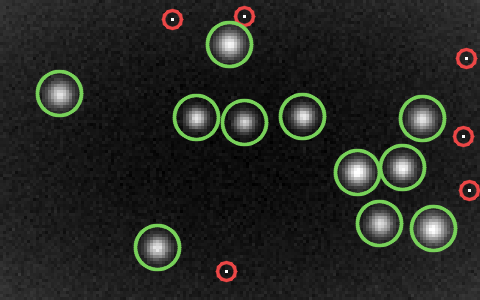
#> input picture private/solucoes/d1_resolvido.png, 480 x 300 px
$ python dia05_manual.py ../private/solucoes/d1_resolvido.png
#> lines starting #> are read from the running program, lines starting #| are printed output that depends on the picture; after the words box and inside, x2 and y2 are one past the last pixel; in counts of white or black regions, pixels touching at a corner belong together
# Dia 5 na mão: Pillow + NumPy. Máximos locais comparando cada pixel com os 8 vizinhos,
# e borrões por busca em largura.
# uso: python dia05_manual.py dia05.png
import sys
from collections import deque

import numpy as np
from PIL import Image

img = np.array(Image.open(sys.argv[1]).convert("L")).astype(float)
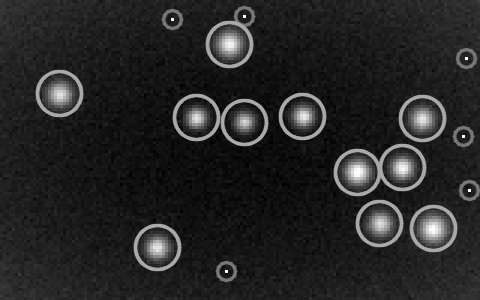
#> img: shape (300, 480) float64; min 0, max 255, mean 37.6
h, w = img.shape
#> h = 300; w = 480
fundo = np.median(img)
#> fundo = 27

# borrão 3x3 para que o ruído não crie picos falsos
suave = sum(np.roll(np.roll(img, dy, 0), dx, 1) for dy in (-1, 0, 1) for dx in (-1, 0, 1)) / 9

# pico = maior que todos os vizinhos num raio de 2 px e bem acima do fundo.
# Empate entre dois vizinhos: só um deles fica (estrito numa direção, >= na outra).
pico = suave > fundo + 60
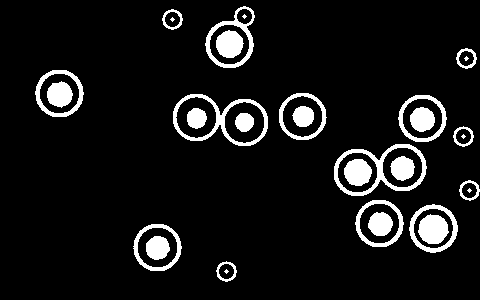
#> pico: shape (300, 480) bool; 8.7% white; 31 white regions (6 under 20 px), largest, box (x1, y1, x2, y2) and area: (334, 144, 427, 196) 1115, (173, 94, 268, 146) 1073, (205, 6, 255, 68) 728
for dy in range(-2, 3):
    for dx in range(-2, 3):
        if dy or dx:
            vizinho = np.roll(np.roll(suave, dy, 0), dx, 1)
            pico &= (suave > vizinho) if (dy, dx) > (0, 0) else (suave >= vizinho)
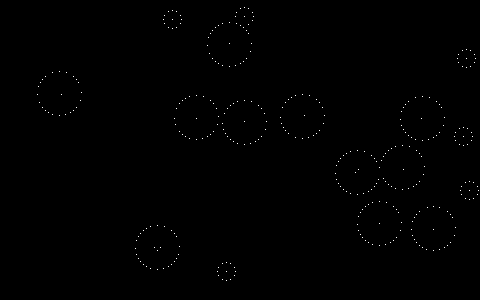
#> pico: shape (300, 480) bool; 0.25% white in thin lines or dots, all inside (x1, y1, x2, y2) = (37, 7, 479, 281)
ys, xs = np.nonzero(pico)
#> ys = 355 values from 7 to 280; xs = 355 values, max 478 at index 251, min 37 at index 73, mean 299.5
print("parte 1:", len(ys))
#| parte 1: 355

# parte 2: borrões = regiões conexas acima do fundo; quantos têm 3 picos ou mais
mascara = suave > fundo + 40
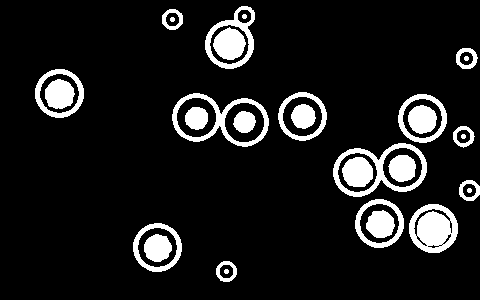
#> mascara: shape (300, 480) bool; 11% white; 30 white regions, largest, box (x1, y1, x2, y2) and area: (409, 204, 458, 253) 1681, (333, 143, 427, 197) 1328, (172, 93, 269, 147) 1297
rotulo = np.zeros((h, w), int)
atual = 0
for y0, x0 in zip(*np.nonzero(mascara)):
    if rotulo[y0, x0]:
        continue
    atual += 1
    rotulo[y0, x0] = atual
    fila = deque([(y0, x0)])
    while fila:
        y, x = fila.popleft()
        for dy in (-1, 0, 1):
            for dx in (-1, 0, 1):
                ny, nx = y + dy, x + dx
                if 0 <= ny < h and 0 <= nx < w and mascara[ny, nx] and not rotulo[ny, nx]:
                    rotulo[ny, nx] = atual
                    fila.append((ny, nx))
#> this loop made 15770 passes
#> (y0, x0) on passes 2 to 4: (6, 242), (6, 243), (6, 244)
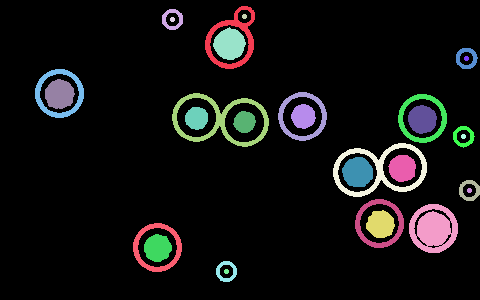
#> rotulo: shape (300, 480) int64; 31 distinct labels, from 0 to 30; one colour per label, 0 black
#> after the loop, atual = 30
contagem = np.bincount(rotulo[ys, xs], minlength=atual + 1)
#> contagem = 31 values, max 49 at index 19, min 0 at index 0, mean 11.45
print("parte 2:", int((contagem[1:] >= 3).sum()))
#| parte 2: 15
